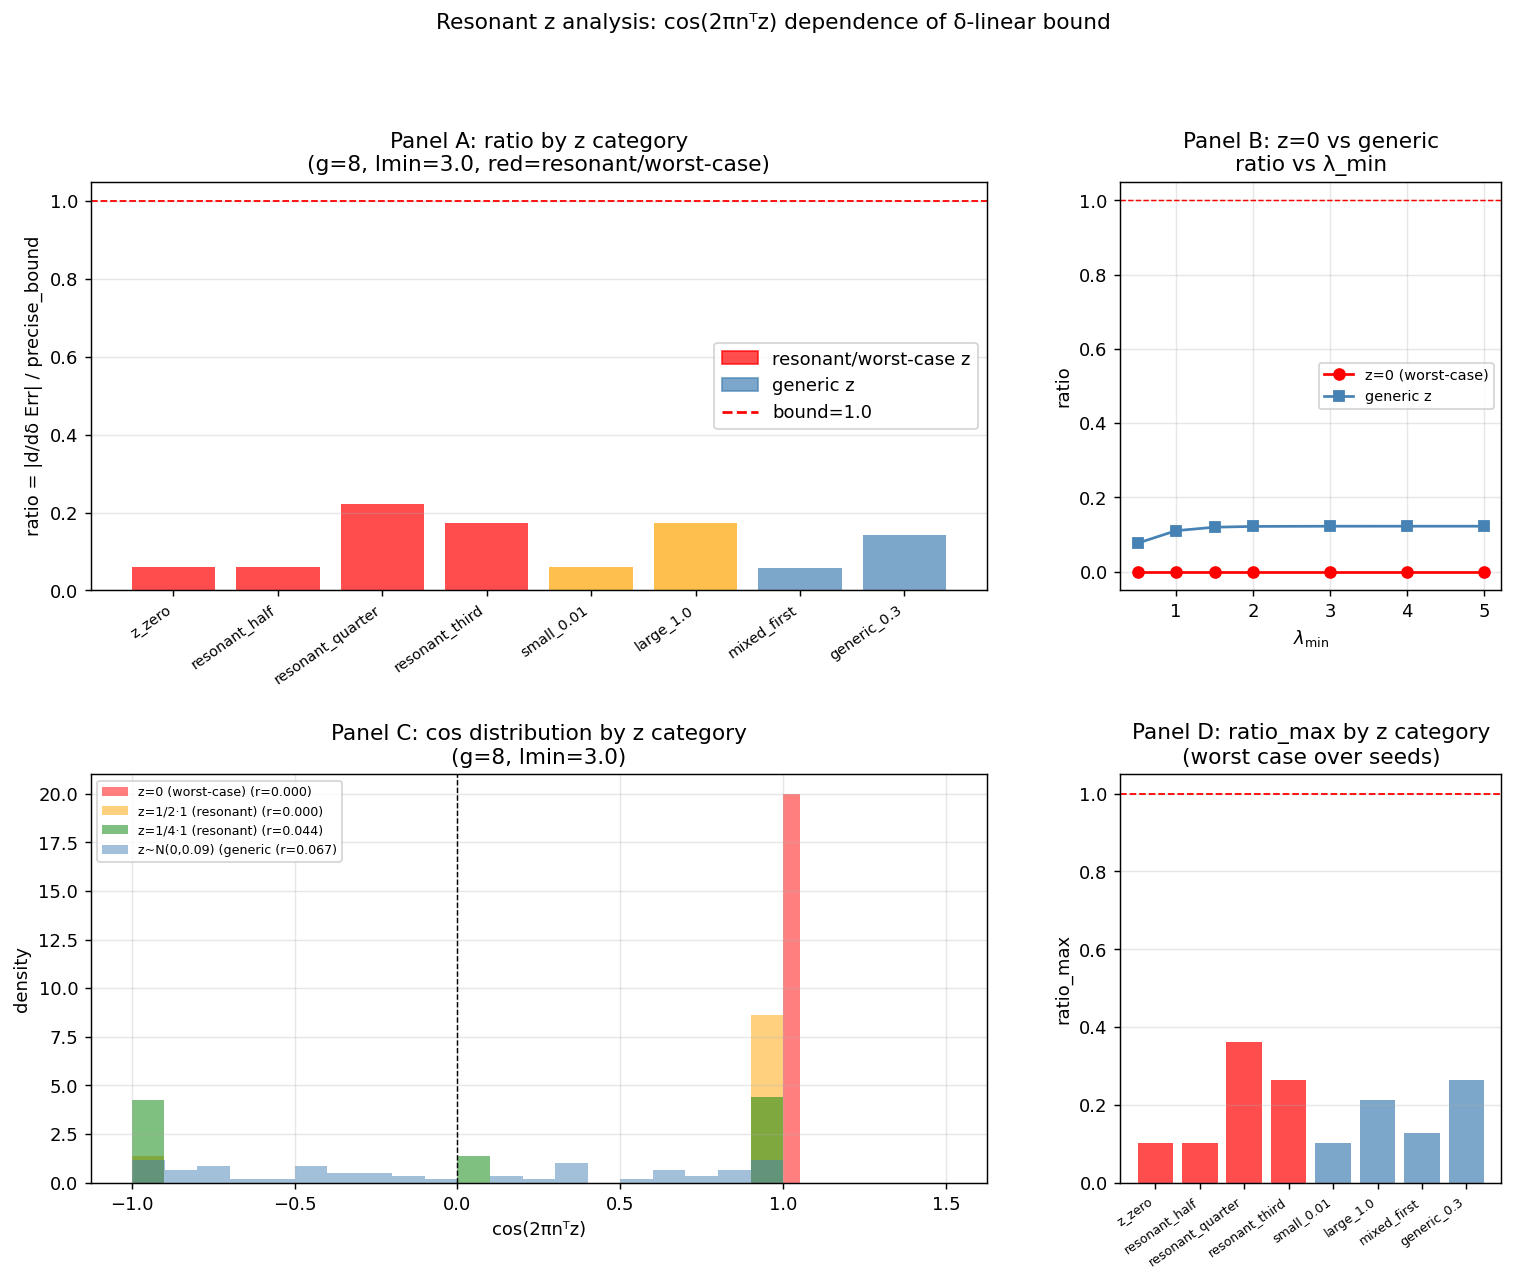

Python code for this plot:
"""
Resonant z での δ線形応答の挙動確認
目的: cos(2πnᵀz) が特定値に固定されるresonant zで
     ratio = |d/dδ Err| / precise_bound がどう変わるか

zのカテゴリ:
  Generic z:    z ~ N(0, 0.09·I)   → cos項が±1に均等分布（前回の設定）
  Resonant z:   z = p/q 形式の有理点 → cos(2πnᵀz) が有理数に固定
  Worst-case z: cos(2πnᵀz) = 1 を最大化するz → 上界に最も近い

実行: python resonant_z.py
"""

import numpy as np
from itertools import product
import matplotlib.pyplot as plt
import matplotlib.gridspec as gridspec

# ============================================================
# 基本関数
# ============================================================

def make_omega_blocks(g, lmin, re_scale=0.1, seed=42):
    rng = np.random.default_rng(seed)
    g1 = g // 2
    g2 = g - g1

    def make_block(n):
        A = rng.standard_normal((n, n))
        Q, _ = np.linalg.qr(A)
        eigs = lmin + rng.exponential(0.3, n)
        return Q @ np.diag(eigs) @ Q.T

    B1 = make_block(g1)
    B2 = make_block(g2)
    ReOm = rng.standard_normal((g, g)) * re_scale
    ReOm = (ReOm + ReOm.T) / 2
    ImOm = np.block([[B1, np.zeros((g1, g2))],
                     [np.zeros((g2, g1)), B2]])
    eigs = np.linalg.eigvalsh(ImOm)
    if eigs.min() < 0.01:
        ImOm += (0.01 - eigs.min()) * np.eye(g)
    return ReOm + 1j * ImOm, g1, g2


def make_Eoff(g1, g2, seed=0):
    rng = np.random.default_rng(seed + 999)
    C = rng.standard_normal((g1, g2)) + 1j * rng.standard_normal((g1, g2))
    C /= np.linalg.norm(C, 'fro')
    g = g1 + g2
    E = np.zeros((g, g), dtype=complex)
    E[:g1, g1:] = C
    E[g1:, :g1] = C.conj().T
    return E, C


def numerical_derivative(Om0, E, z, N_cut, g1, h=1e-5):
    g = Om0.shape[0]
    g2 = g - g1

    def theta_naive(Om):
        return sum(
            np.exp(np.pi*1j*(np.array(n,float)@Om@np.array(n,float)
                             + 2*np.array(n,float)@z))
            for n in product(range(-N_cut, N_cut+1), repeat=g)
        )

    def theta_skk(Om):
        t1 = sum(
            np.exp(np.pi*1j*(np.array(n,float)@Om[:g1,:g1]@np.array(n,float)
                             + 2*np.array(n,float)@z[:g1]))
            for n in product(range(-N_cut, N_cut+1), repeat=g1)
        )
        t2 = sum(
            np.exp(np.pi*1j*(np.array(n,float)@Om[g1:,g1:]@np.array(n,float)
                             + 2*np.array(n,float)@z[g1:]))
            for n in product(range(-N_cut, N_cut+1), repeat=g2)
        )
        return t1 * t2

    err_p = theta_naive(Om0 + h*E) - theta_skk(Om0 + h*E)
    err_m = theta_naive(Om0 - h*E) - theta_skk(Om0 - h*E)
    return abs((err_p - err_m) / (2*h))


def precise_upper_bound(Om0, C_block, N_cut, g1):
    g = Om0.shape[0]
    total = 0.0
    seen = set()
    for n in product(range(-N_cut, N_cut+1), repeat=g):
        nv = np.array(n, dtype=float)
        neg_n = tuple(-x for x in n)
        if n == tuple([0]*g) or neg_n in seen:
            continue
        seen.add(n)
        nA = nv[:g1]
        nB = nv[g1:]
        exp_val = np.exp(-np.pi * nv @ Om0.imag @ nv)
        nCn = abs(np.real(nA @ C_block @ nB))
        total += nCn * exp_val
    return 4 * np.pi * total


def analytic_lhs(Om0, E, z, N_cut, g1):
    """解析式で|d/dδ Err|を計算（数値微分より高精度）"""
    g = Om0.shape[0]
    result = 0j
    for n in product(range(-N_cut, N_cut+1), repeat=g):
        nv = np.array(n, dtype=float)
        nEn = nv @ E @ nv
        result += np.pi*1j * nEn * np.exp(np.pi*1j*(nv@Om0@nv + 2*nv@z))
    return abs(result)


def cos_stats(Om0, z, N_cut, g1, threshold=1e-10):
    """有効格子点でのcos(2πnᵀz)の統計"""
    g = Om0.shape[0]
    cos_vals = []
    seen = set()
    for n in product(range(-N_cut, N_cut+1), repeat=g):
        nv = np.array(n, dtype=float)
        neg_n = tuple(-x for x in n)
        if n == tuple([0]*g) or neg_n in seen:
            continue
        seen.add(n)
        exp_val = np.exp(-np.pi * nv @ Om0.imag @ nv)
        if exp_val > threshold:
            cos_vals.append(np.cos(2 * np.pi * nv @ z))
    if not cos_vals:
        return {'mean': 0, 'max': 0, 'min': 0, 'std': 0, 'n': 0}
    return {
        'mean': np.mean(cos_vals),
        'max': np.max(cos_vals),
        'min': np.min(cos_vals),
        'std': np.std(cos_vals),
        'n': len(cos_vals),
        'vals': cos_vals
    }


# ============================================================
# z のカテゴリ定義
# ============================================================

def generate_z_cases(g, seed=42):
    """様々なカテゴリのzを生成"""
    rng = np.random.default_rng(seed)
    cases = {}

    # 1. Generic z（前回の設定）
    cases['generic_0.3'] = rng.standard_normal(g) * 0.3

    # 2. Resonant z: z = 1/2 * ones（cos(2πnᵀz) = cos(πΣn_i)）
    cases['resonant_half'] = np.ones(g) * 0.5

    # 3. Resonant z: z = 1/4 * ones
    cases['resonant_quarter'] = np.ones(g) * 0.25

    # 4. Resonant z: z = 1/3 * ones
    cases['resonant_third'] = np.ones(g) * (1/3)

    # 5. Worst-case z候補: cos(2πnᵀz)=1を最大化
    # n=(1,0,...,0)に対してcos(2πz_1)=1 → z_1=0
    # → z=0が最悪ケース候補（全cosが1になる）
    cases['z_zero'] = np.zeros(g)

    # 6. Anti-resonant: cos項が最小化されるz
    # n=(1,0,...,0)に対してcos(2πz_1)=-1 → z_1=0.5
    # → z=(0.5, 0.5, ...) が部分的に最悪
    cases['anti_resonant'] = np.ones(g) * 0.5  # resonant_halfと同じ

    # 7. Small z（Taylor展開が有効な領域）
    cases['small_0.01'] = rng.standard_normal(g) * 0.01

    # 8. Large z
    cases['large_1.0'] = rng.standard_normal(g) * 1.0

    # 9. Mixed: 一部成分のみ非ゼロ
    z_mixed = np.zeros(g)
    z_mixed[0] = 0.5
    cases['mixed_first'] = z_mixed

    # 10. 複数のgeneric z（統計用）
    for i in range(5):
        cases[f'generic_{i}'] = rng.standard_normal(g) * 0.3

    return cases


# ============================================================
# 解析1: z カテゴリ別の ratio 比較
# ============================================================

def analysis_z_categories(g=8, lmin=3.0, N_cut=1, n_seeds=5):
    print(f"\n[解析1] z カテゴリ別の ratio (g={g}, lmin={lmin}, N_cut={N_cut})")
    print(f"  {'z種類':20} {'LHS':>12} {'精密上界':>12} {'ratio':>8} "
          f"{'cos_mean':>10} {'cos_max':>10}")
    print("  " + "-" * 80)

    results = []
    for seed in range(n_seeds):
        Om0, g1, g2 = make_omega_blocks(g, lmin, re_scale=0.1, seed=seed)
        E, C = make_Eoff(g1, g2, seed=seed)
        z_cases = generate_z_cases(g, seed=seed+100)
        pb = precise_upper_bound(Om0, C, N_cut, g1)

        for z_label, z in z_cases.items():
            if z_label.startswith('generic_') and z_label != 'generic_0.3':
                continue  # 個別のgenericは後でまとめて処理

            lhs = analytic_lhs(Om0, E, z, N_cut, g1)
            ratio = lhs / (pb + 1e-30)
            cs = cos_stats(Om0, z, N_cut, g1)

            results.append({
                'z_label': z_label, 'seed': seed,
                'lhs': lhs, 'pb': pb, 'ratio': ratio,
                'cos_mean': cs['mean'], 'cos_max': cs['max'],
                'cos_std': cs['std']
            })

    # カテゴリ別に集計
    categories = ['z_zero', 'resonant_half', 'resonant_quarter',
                  'resonant_third', 'small_0.01', 'large_1.0',
                  'mixed_first', 'generic_0.3']
    cat_results = {}
    for cat in categories:
        subset = [r for r in results if r['z_label'] == cat]
        if subset:
            cat_results[cat] = {
                'lhs_mean': np.mean([r['lhs'] for r in subset]),
                'ratio_mean': np.mean([r['ratio'] for r in subset]),
                'ratio_max': np.max([r['ratio'] for r in subset]),
                'cos_mean': np.mean([r['cos_mean'] for r in subset]),
                'cos_max': np.mean([r['cos_max'] for r in subset]),
                'pb_mean': np.mean([r['pb'] for r in subset]),
            }
            r = cat_results[cat]
            print(f"  {cat:20} {r['lhs_mean']:12.3e} {r['pb_mean']:12.3e} "
                  f"{r['ratio_mean']:8.4f} {r['cos_mean']:10.4f} {r['cos_max']:10.4f}")

    return cat_results


# ============================================================
# 解析2: z=0（worst-case候補）での ratio vs λ_min
# ============================================================

def analysis_worst_case_z(g=8, N_cut=1, n_seeds=5):
    print(f"\n[解析2] z=0 vs generic z での ratio 比較 (g={g}, N_cut={N_cut})")
    print("  z=0はcos(2πnᵀz)=1なのでLHSが最大になるはず")
    print(f"  {'lmin':>6} {'ratio(z=0)':>12} {'ratio(generic)':>14} "
          f"{'比 z=0/generic':>16} {'上界到達度':>12}")
    print("  " + "-" * 66)

    lmin_vals = [0.5, 1.0, 1.5, 2.0, 3.0, 4.0, 5.0]
    results = []

    for lmin in lmin_vals:
        ratios_z0, ratios_gen = [], []
        for seed in range(n_seeds):
            Om0, g1, g2 = make_omega_blocks(g, lmin, re_scale=0.0, seed=seed)
            # Re(Ω)=0にしてcosの効果を純粋に見る
            E, C = make_Eoff(g1, g2, seed=seed)
            pb = precise_upper_bound(Om0, C, N_cut, g1)

            # z=0
            lhs_z0 = analytic_lhs(Om0, E, np.zeros(g), N_cut, g1)
            ratios_z0.append(lhs_z0 / (pb + 1e-30))

            # generic z
            rng = np.random.default_rng(seed + 500)
            z_gen = rng.standard_normal(g) * 0.3
            lhs_gen = analytic_lhs(Om0, E, z_gen, N_cut, g1)
            ratios_gen.append(lhs_gen / (pb + 1e-30))

        r0 = np.mean(ratios_z0)
        rg = np.mean(ratios_gen)
        print(f"  {lmin:6.1f} {r0:12.4f} {rg:14.4f} "
              f"{r0/(rg+1e-30):16.3f} {'最大に近い' if r0 > 0.5 else '余裕あり':>12}")
        results.append({'lmin': lmin, 'ratio_z0': r0, 'ratio_gen': rg})

    return results


# ============================================================
# 解析3: cos(2πnᵀz)の分布のzカテゴリ依存性
# ============================================================

def analysis_cos_distribution(g=8, lmin=3.0, N_cut=1, seed=0):
    print(f"\n[解析3] cos(2πnᵀz)の分布 (g={g}, lmin={lmin})")
    Om0, g1, g2 = make_omega_blocks(g, lmin, re_scale=0.0, seed=seed)
    E, C = make_Eoff(g1, g2, seed=seed)
    pb = precise_upper_bound(Om0, C, N_cut, g1)

    z_cases = {
        'z=0 (worst-case)': np.zeros(g),
        'z=1/2·1 (resonant)': np.ones(g) * 0.5,
        'z=1/4·1 (resonant)': np.ones(g) * 0.25,
        'z~N(0,0.09) (generic)': np.random.default_rng(42).standard_normal(g) * 0.3,
    }

    results = {}
    print(f"  {'z種類':25} {'N_eff':>6} {'cos_mean':>10} {'cos_std':>10} "
          f"{'ratio':>8} {'上界の何%か':>12}")
    print("  " + "-" * 76)

    for label, z in z_cases.items():
        cs = cos_stats(Om0, z, N_cut, g1)
        lhs = analytic_lhs(Om0, E, z, N_cut, g1)
        ratio = lhs / (pb + 1e-30)
        print(f"  {label:25} {cs['n']:6d} {cs['mean']:10.4f} {cs['std']:10.4f} "
              f"{ratio:8.4f} {100*ratio:12.1f}%")
        results[label] = {'cs': cs, 'ratio': ratio, 'lhs': lhs}

    return results, Om0, E, C, pb


# ============================================================
# メイン
# ============================================================

def main():
    print("=" * 65)
    print("Resonant z での δ線形応答の挙動確認")
    print("cos(2πnᵀz) の z カテゴリ依存性")
    print("=" * 65)

    g = 8
    lmin = 3.0
    N_cut = 1

    res1 = analysis_z_categories(g=g, lmin=lmin, N_cut=N_cut, n_seeds=5)
    res2 = analysis_worst_case_z(g=g, N_cut=N_cut, n_seeds=5)
    res3, Om0, E, C, pb = analysis_cos_distribution(g=g, lmin=lmin, N_cut=N_cut, seed=0)

    # ---- プロット ----
    fig = plt.figure(figsize=(14, 10))
    gs_layout = gridspec.GridSpec(2, 3, fig, hspace=0.45, wspace=0.35)

    # Panel A: z カテゴリ別の ratio
    ax = fig.add_subplot(gs_layout[0, :2])
    cats = list(res1.keys())
    ratios = [res1[c]['ratio_mean'] for c in cats]
    colors = ['red' if 'zero' in c or 'resonant' in c else
              'orange' if 'small' in c or 'large' in c else
              'steelblue' for c in cats]
    bars = ax.bar(range(len(cats)), ratios, color=colors, alpha=0.7)
    ax.axhline(1.0, color='red', linestyle='--', linewidth=1, label='bound=1.0')
    ax.set_xticks(range(len(cats)))
    ax.set_xticklabels(cats, rotation=35, ha='right', fontsize=8)
    ax.set_ylabel('ratio = |d/dδ Err| / precise_bound')
    ax.set_title(f'Panel A: ratio by z category\n(g={g}, lmin={lmin}, red=resonant/worst-case)')
    ax.legend()
    ax.grid(True, alpha=0.3, axis='y')
    from matplotlib.patches import Patch
    ax.legend(handles=[
        Patch(color='red', alpha=0.7, label='resonant/worst-case z'),
        Patch(color='steelblue', alpha=0.7, label='generic z'),
        plt.Line2D([0],[0], color='red', linestyle='--', label='bound=1.0')
    ])

    # Panel B: z=0 vs generic の ratio vs λ_min
    ax2 = fig.add_subplot(gs_layout[0, 2])
    lmins = [r['lmin'] for r in res2]
    ax2.plot(lmins, [r['ratio_z0'] for r in res2], 'o-', color='red', label='z=0 (worst-case)')
    ax2.plot(lmins, [r['ratio_gen'] for r in res2], 's-', color='steelblue', label='generic z')
    ax2.axhline(1.0, color='red', linestyle='--', linewidth=0.8)
    ax2.set_xlabel(r'$\lambda_\min$')
    ax2.set_ylabel('ratio')
    ax2.set_title('Panel B: z=0 vs generic\nratio vs λ_min')
    ax2.legend(fontsize=8)
    ax2.grid(True, alpha=0.3)

    # Panel C: cos分布のヒストグラム（各zカテゴリ）
    ax3 = fig.add_subplot(gs_layout[1, :2])
    colors_cos = ['red', 'orange', 'green', 'steelblue']
    for (label, data), color in zip(res3.items(), colors_cos):
        cs = data['cs']
        if 'vals' in cs and len(cs['vals']) > 0:
            ax3.hist(cs['vals'], bins=20, alpha=0.5, color=color,
                     label=f"{label[:20]} (r={data['ratio']:.3f})", density=True)
    ax3.axvline(0, color='black', linestyle='--', linewidth=0.8)
    ax3.set_xlabel('cos(2πnᵀz)')
    ax3.set_ylabel('density')
    ax3.set_title(f'Panel C: cos distribution by z category\n(g={g}, lmin={lmin})')
    ax3.legend(fontsize=7)
    ax3.grid(True, alpha=0.3)

    # Panel D: ratio_max の z カテゴリ依存性
    ax4 = fig.add_subplot(gs_layout[1, 2])
    cats2 = list(res1.keys())
    ratio_maxes = [res1[c]['ratio_max'] for c in cats2]
    colors2 = ['red' if 'zero' in c or 'resonant' in c else 'steelblue' for c in cats2]
    ax4.bar(range(len(cats2)), ratio_maxes, color=colors2, alpha=0.7)
    ax4.axhline(1.0, color='red', linestyle='--', linewidth=1)
    ax4.set_xticks(range(len(cats2)))
    ax4.set_xticklabels(cats2, rotation=35, ha='right', fontsize=7)
    ax4.set_ylabel('ratio_max')
    ax4.set_title('Panel D: ratio_max by z category\n(worst case over seeds)')
    ax4.grid(True, alpha=0.3, axis='y')

    plt.suptitle('Resonant z analysis: cos(2πnᵀz) dependence of δ-linear bound',
                 fontsize=12, y=1.01)
    plt.tight_layout()
    plt.savefig("resonant_z.png", dpi=130, bbox_inches='tight')
    print("\nプロット: resonant_z.png")
    print("完了")


if __name__ == "__main__":
    main()
